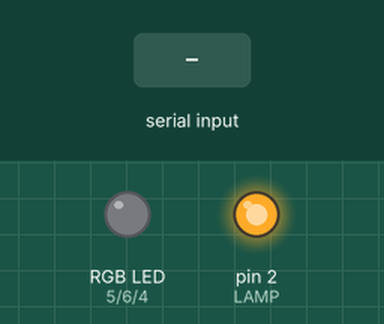
Recording of a sketch running on a simulated Arduino Mega 2560, built with avr-gcc and run on an emulated ATmega2560. On the bench: an RGB LED mixed from three pins (HIGH = lit), output pins drawn as LEDs (lit = HIGH). Inputs (shaded band) come from the test bench. Dim RGB values are drawn brighter than linear.

Above: at 1.2 s.
1.3 s: "1" received over Serial
At 1.9 s:
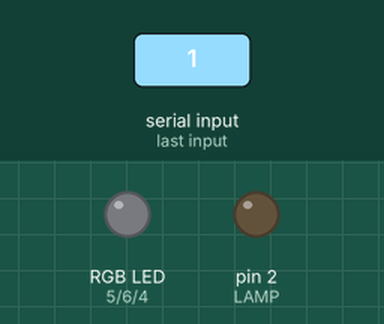
2.8 s: "0" received over Serial
At 3.1 s:
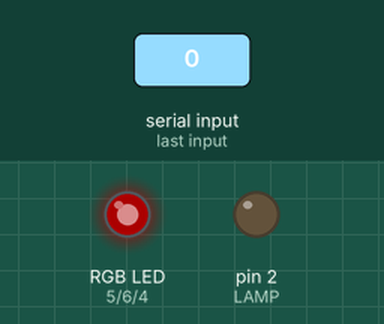
4.3 s: "2" received over Serial
At 5.4 s:
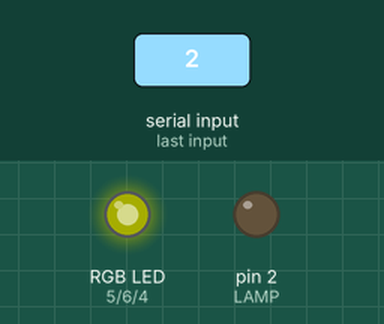
5.8 s: "1" received over Serial
At 6.5 s:
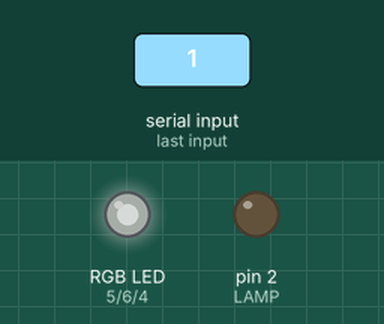
7.3 s: byte 0 (0x00) received over Serial
At 7.7 s:
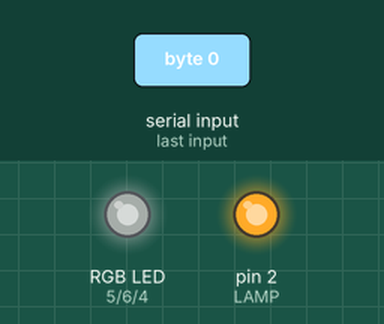
8.8 s: byte 0 (0x00) received over Serial
At 10.0 s:
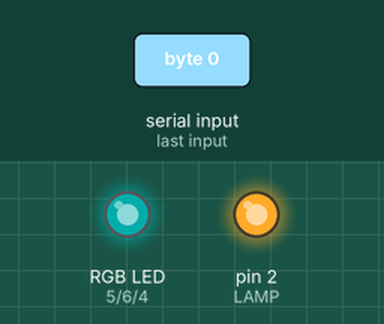
Timing chart, 0 to 11.3 s (numbered marks = the images above; inputs shaded):
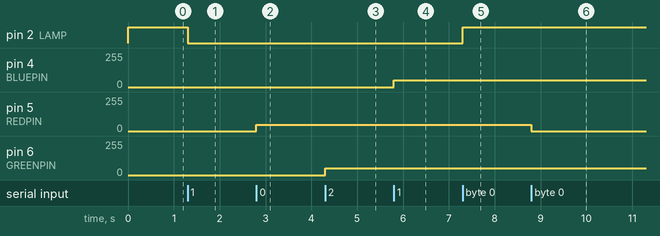

Measured:
- after the input at 1.3 s, pin 2 (LAMP): HIGH → LOW at once
- after the input at 2.8 s, pin 5 (REDPIN): 0/255 → 48/255 at once
- after the input at 4.3 s, pin 6 (GREENPIN): 0/255 → 50/255 at once
- after the input at 5.8 s, pin 4 (BLUEPIN): 0/255 → 49/255 at once
- after the input at 7.3 s, pin 2 (LAMP): LOW → HIGH at once
- after the input at 8.8 s, pin 5 (REDPIN): 48/255 → 0/255 at once

The sketch:

StripLED_LAMP_Serial.ino
```cpp
/*
Linux Day 2013 Bari
OpenHardware: il futuro di Arduino + Arduino incontra Android
http://ld13bari.github.io/

Author: Alessandro Ruggieri - Miki Nacucchi
Description:
Pilotaggio di una Stripe LED RGB e accensione/spegnimento di un White LED 10mm,
tramite comandi su Seriale.

  1° Byte: 0x00 LAMP OFF,  !(0x00) LAMP ON
  Successivi 3 Bytes: Color in formato RGB

La scheda Arduino Mega è collegata tramite cavo USB ad un tablet Android,
su cui è stata realizzata un app che invia i precedenti Byte tramite USB Host.
*/

#define LAMP      2
#define BLUEPIN   4
#define REDPIN    5
#define GREENPIN  6

void setup() {
  // initialize both serial ports:
  Serial.begin(9600);
  Serial1.begin(9600);//debug port

  pinMode(LAMP, OUTPUT);
  pinMode(REDPIN, OUTPUT);
  pinMode(GREENPIN, OUTPUT);
  pinMode(BLUEPIN, OUTPUT);

  digitalWrite(LAMP, HIGH);
}

unsigned int countByte  =  0;
void loop() {
  while (Serial.available()) {
    char inByte = Serial.read();
    Serial1.write(inByte);

    switch(countByte % 4){
      case 0://LAMP
        digitalWrite(LAMP,  (inByte == 0x00 ? HIGH:LOW));//HIGH => OFF
      break;
      case 1://R
        analogWrite(REDPIN,  inByte);
      break;
      case 2://G
        analogWrite(GREENPIN,  inByte);
      break;
      case 3://B
        analogWrite(BLUEPIN,  inByte);
      break;
    }

    countByte++;
  }


}
```
